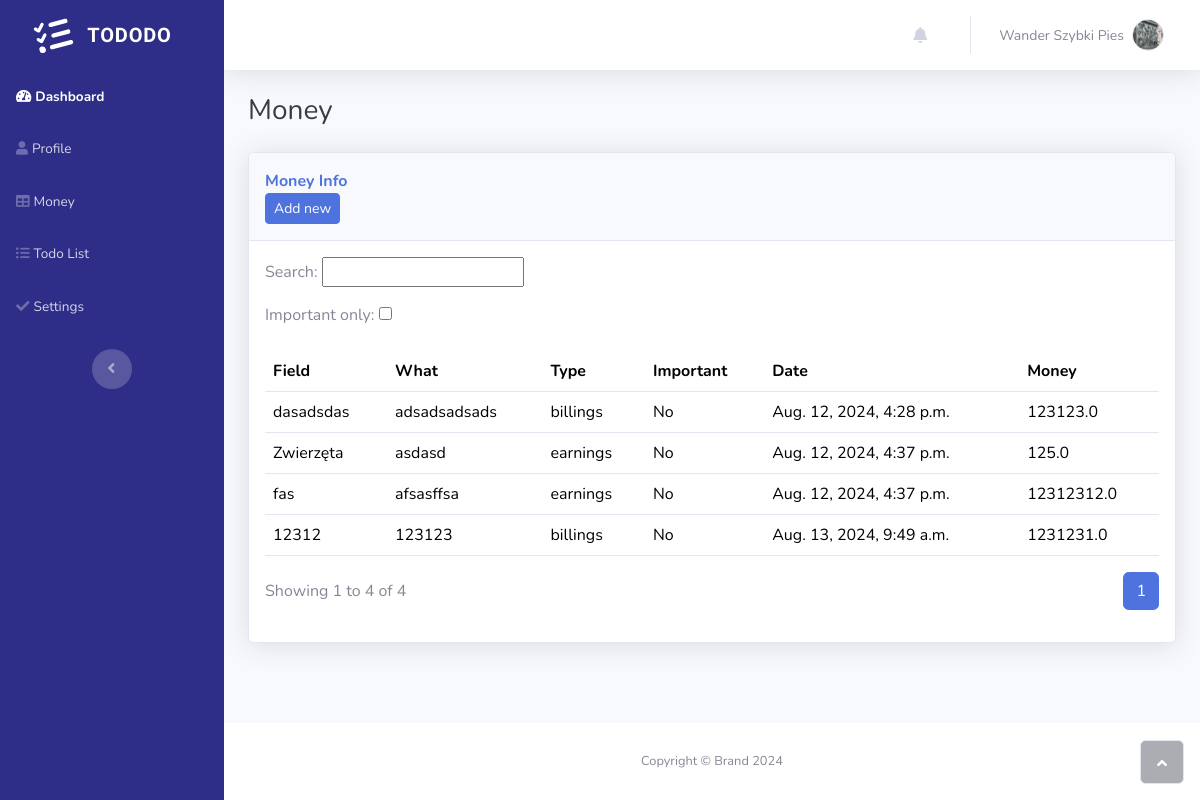
The app's page /money_view/1/ (signed in) with its own data.
### todolist/models.py (models this page shows, shortened)
class User(AbstractUser):
    country = models.ForeignKey(Country, on_delete=models.CASCADE, default=1)
    city = models.CharField(max_length=30, default='Unknown')
    name = models.CharField(max_length=30, default='Unknown')
    last_name = models.CharField(max_length=30, default='Unknown')
    email = models.EmailField(unique=True)
    is_user_password_set = models.BooleanField(default=False)
    is_active = models.BooleanField(default=False)
    activation_token = models.CharField(max_length=36, unique=True, blank=True)
    bio = models.TextField(null=True, blank=True)
    avatar = models.ImageField(null=True, default="Avatarwander.png")
    born = models.DateTimeField(null=True)

class Money(models.Model):
    CHOICES_TYPE = [
        ('billings', 'Billings'),
        ('earnings', 'Earnings'),
    ]
    field_info = models.CharField(max_length=50)
    what_info = models.CharField(max_length=50)
    type_info = models.CharField(max_length=20, choices=CHOICES_TYPE, default='billings')
    important_info = models.BooleanField(verbose_name='Is this important ?', default=False)
    created_at = models.DateTimeField(auto_now=True)
    money_info = models.FloatField(verbose_name='Money')
    user = models.ForeignKey(User, on_delete=models.CASCADE)

### todolist/decorators.py (the view)
    def _wrapped_view(request, *args, **kwargs):
        if not request.user.is_authenticated:
            return redirect('todolist:login')  # if user is not authenticated redirect him to login view
        if not request.user.is_active:
            return redirect('todolist:required_active_user')
        user_id = kwargs.get('user_id')
        if request.user.id != int(user_id):
            return HttpResponse('This is not your property')
        return view_func(request, *args, **kwargs)

### todolist/forms.py
class MoneySearch(forms.Form):
    search_query = forms.CharField(label='Search', max_length=100, required=False)
    important_only = forms.BooleanField(label='Important only', required=False)

### tododo/context_processors.py (called while the page is built)
def user_id(request):
    if request.user.is_authenticated:
        return {'user_id' : request.user.id,
                'task_count': request.user.todolists.count(),
                'task_important_count': request.user.todolists.filter(important=True).count()}
    return {'user_id' : None}

### todolist/views.py (called while the page is built, shortened)
@required_active
def money_view(request, user_id):
    form = MoneySearch(request.GET)
    money_object = Money.objects.filter(user_id=user_id)
    search_query = request.GET.get('search_query')
    important_only = request.GET.get('important_only')
    if important_only:
        money_object = money_object.filter(
            important_info=True
        )
    results_per_page = request.GET.get('results_per_page', 10)
    paginator = Paginator(money_object, results_per_page)
    page_number = request.GET.get('page')
    try:
        page_obj = paginator.get_page(page_number)
    except EmptyPage:
        page_obj = paginator.get_page(1)
    context = {
        'results_per_page' : results_per_page,
        'page_obj' : page_obj,
        'form' : form,
        'search_query' : search_query
    }
    return render(request,'money_view.html', context)

### templates/money_view.html (shortened to what this page needs)
{% extends "main.html" %}
{% load static %}
{% block content %}
                <div class="container-fluid">
                    <h3 class="text-dark mb-4">Money</h3>
                    <div class="card shadow">
                        <div class="card-header py-3">
                            <p class="text-primary m-0 fw-bold">Money Info</p>
                            <a href="{% url 'todolist:money_view_add' user_id=user_id %}" class="btn btn-primary btn-sm d-none d-sm-inline-block">
                                Add new
                            </a>
                        </div>
                        <div class="card-body">
                            <div class="row">
                                <div class="col-md-6">
                                    <div>
                                        <form method='GET' action=''>
                                            {{form.as_p}}
                                        </form>
                                    </div>
                                </div>
                            </div>
                            <div class="table-responsive table mt-2" id="dataTable" role="grid" aria-describedby="dataTable_info">
                                <table class="table my-0" id="dataTable">
                                    <thead>
                                        <tr>
                                            <th>Field</th>
                                            <th>What</th>
                                            {% if search_query == 'billings' %}
                                            <th><a href="{% url 'todolist:money_view' user_id=user_id %}?search_query=earnings" class="link-a my-custom-link">Type </a></th>
                                            {% elif search_query == 'earnings' %}
                                            <th><a href="{% url 'todolist:money_view' user_id=user_id %}?search_query=billings" class="link-a my-custom-link">Type </a> </th>
                                            {% else %}
                                            <th><a href="{% url 'todolist:money_view' user_id=user_id %}?search_query=earnings" class="link-a my-custom-link">Type </a> </th>
                                            {% endif %}
                                            <th><a href="{% url 'todolist:money_view' user_id=user_id %}?search_query=&important_only=on" class="link-a my-custom-link">Important</a></th>
                                            <th>Date</th>
                                            <th>Money</th>
                                        </tr>
                                    </thead>
                                    <tbody>
                                        {% for money in page_obj  %}
                                        <tr>
                                            <td>{{money.field_info}}</td>
                                            <td>{{money.what_info}}</td>
                                            <td>{{money.type_info}}</td>
                                            <td>
                                                {% if money.important_info %}
                                                    Yes
                                                {% else %}
                                                    No
                                                {% endif %}
                                            </td>
                                            <td>{{money.created_at}}</td>
                                            <td>{{money.money_info}}</td>
                                            {% endfor %}
                                        </tr>
                                    </tbody>
                                </table>
                            </div>
                            <div class="row">
                                <div class="col-md-6 align-self-center">
                                    <p id="dataTable_info" class="dataTables_info" role="status" aria-live="polite">Showing {{page_obj.start_index}} to {{page_obj.end_index}} of {{page_obj.paginator.count}}</p>
                                </div>
                                <div class="col-md-6">
                                    <nav class="d-lg-flex justify-content-lg-end dataTables_paginate paging_simple_numbers">
                                        <ul class="pagination">
                                            {% for num in page_obj.paginator.page_range %}
                                            {% if page_obj.number == num %}
                                                <li class="page-item active">
                                                    <a class="page-link" href="#">{{ num }}</a>
                                                </li>
                                            {% else %}
                                                <li class="page-item">
                                                    <a class="page-link" href="{% url 'todolist:money_view' %}?page={{ num }}&results_per_page={{ results_per_page }}">{{ num }}</a>
                                                </li>
                                            {% endif %}
                                            {% endfor %}
                                        </ul>
                                    </nav>
                                </div>
                            </div>
                        </div>
                    </div>
                </div>
            </div>
            <footer class="bg-white sticky-footer">
                <div class="container my-auto">
                    <div class="text-center my-auto copyright"><span>Copyright © Brand 2024</span></div>
                </div>
            </footer>
        </div><a class="border rounded d-inline scroll-to-top" href="#page-top"><i class="fas fa-angle-up"></i></a>
    </div>
</body>
{% endblock content %}

### templates/navbar.html (shortened to what this page needs)
{% load static %}
{% load tz %}
<body id="page-top">
    <div id="wrapper">
        <nav class="navbar align-items-start sidebar sidebar-dark accordion bg-gradient-primary p-0 navbar-dark" style="background: rgb(46,45,136);">
            <div class="container-fluid d-flex flex-column p-0"><a class="navbar-brand d-flex justify-content-center align-items-center sidebar-brand m-0" href="{% url 'todolist:home' %}">
                    <div class="sidebar-brand-icon rotate-n-15"></div>
                    <div class="sidebar-brand-text mx-3"><span style="font-family: 'Akaya Kanadaka', serif;font-size: 20px;">TODODO</span></div>
                </a>
                <ul class="navbar-nav text-light" id="accordionSidebar">
                    <li class="nav-item"><a class="nav-link active" href={% url 'todolist:dashboard' user_id=user_id %}><i class="fas fa-tachometer-alt"></i><span>Dashboard</span></a></li>
                    <li class="nav-item"><a class="nav-link" href={% url 'todolist:profile' user_id=user_id %}><i class="fas fa-user"></i><span>Profile</span></a></li>
                    <li class="nav-item"><a class="nav-link" href={% url 'todolist:money_view' user_id=user_id %}><i class="fas fa-table"></i><span>Money</span></a></li>
                    <li class="nav-item"><a class="nav-link" href={% url 'todolist:todo_view' user_id=user_id %}><i class="fas fa-list-ul"></i><span>Todo List</span></a></li>
                    <li class="nav-item"><a class="nav-link" href={% url 'todolist:profile_settings' user_id=user_id %}><i class="fas fa-check"></i><span>Settings</span></a></li>
                </ul>
                <div class="text-center d-none d-md-inline"><button class="btn rounded-circle border-0" id="sidebarToggle" type="button"></button></div>
            </div>
        </nav>
        <div class="d-flex flex-column" id="content-wrapper">
            <div id="content">
                <nav class="navbar navbar-expand bg-white shadow mb-4 topbar">
                    <div class="container-fluid"><button class="btn btn-link d-md-none rounded-circle me-3" id="sidebarToggleTop" type="button"></button>
                        <ul class="navbar-nav flex-nowrap ms-auto">
                            <li class="nav-item dropdown no-arrow mx-1">
                                <div class="nav-item dropdown no-arrow"><a class="dropdown-toggle nav-link" aria-expanded="false" data-bs-toggle="dropdown" href="#"><i class="fas fa-bell fa-fw"></i></a>
                                </div>
                            </li>
                            <li class="nav-item dropdown no-arrow">
                                <div class="nav-item dropdown no-arrow"><a class="dropdown-toggle nav-link" aria-expanded="false" data-bs-toggle="dropdown" href="#"><span class="d-none d-lg-inline me-2 text-gray-600 small">Wander Szybki Pies</span><img class="border rounded-circle img-profile" src="{{ user.avatar.url }}"></a>
                                </div>
                            </li>
                        </ul>
                    </div>
                </nav>

### static/css/untitled.css (style rules this page uses)
.link-a.my-custom-link { text-decoration: none; color: black; }

### records on screen
User: avatar (picture)
Money: field_info "dasadsdas", what_info "adsadsadsads", type_info "billings", important_info "No", created_at "Aug. 12, 2024, 4:28 p.m.", money_info "123123.0"
Money: field_info "Zwierzęta", what_info "asdasd", type_info "earnings", important_info "No", created_at "Aug. 12, 2024, 4:37 p.m.", money_info "125.0"
Money: field_info "fas", what_info "afsasffsa", type_info "earnings", important_info "No", created_at "Aug. 12, 2024, 4:37 p.m.", money_info "12312312.0"
Money: field_info "12312", what_info "123123", type_info "billings", important_info "No", created_at "Aug. 13, 2024, 9:49 a.m.", money_info "1231231.0"

### other values on screen
{{ page_obj.start_index }} "1"
{{ page_obj.end_index }} "4"
{{ page_obj.paginator.count }} "4"
{{ num }} "1"
